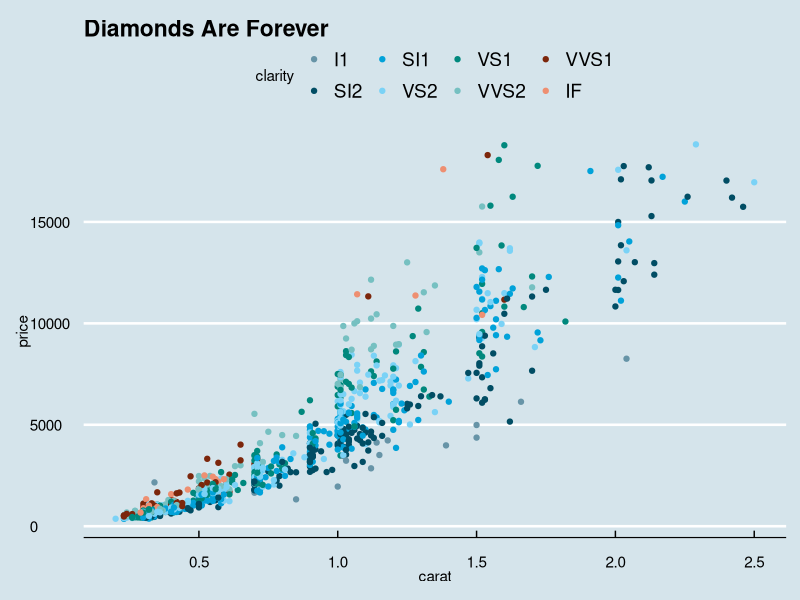

Recreate this plot in R. (Note: this script raises an error after producing the figure.)
## ---- chunk 1
library(ggplot2)
library(ggthemes)
## ---- chunk 2
dsamp <- diamonds[sample(nrow(diamonds), 1000), ]
q <- (qplot(carat, price, data=dsamp, colour=clarity)
      + ggtitle("Diamonds Are Forever"))

## Standard
q + theme_economist() + scale_colour_economist()

## Stata colors
q + theme_economist(stata=TRUE) + scale_colour_economist(stata=TRUE)

## Darker plot region
q + theme_economist(dkpanel=TRUE) + scale_colour_economist(stata=TRUE)

## Darker plot region is best for for facets
dkblue <- ggthemes_data$economist$fg['blue_dark']
(ggplot(data=dsamp, aes(x=carat, y=price))
 + geom_point(colour=dkblue)
 + facet_grid(. ~ cut )
 + theme_economist(dkpanel=TRUE))

##' ## Change axis lines to vertical
(q + theme_economist(horizontal=FALSE)
 + scale_colour_economist() + coord_flip())

## White panel/light gray background
(q + theme_economist_white()
 + scale_colour_economist())

## All white variant
(q + theme_economist_white(gray_bg=FALSE)
 + scale_colour_economist())
## Not run: 
##D ## The Economist uses ITC Officina Sans
##D library(extrafont)
##D (q + theme_economist(base_family="ITC Officina Sans")
##D + scale_colour_economist())
##D 
##D ## Verdana is a widely available substitute
##D (q + theme_economist(base_family="Verdana")
##D + scale_colour_economist())
## End(Not run)



